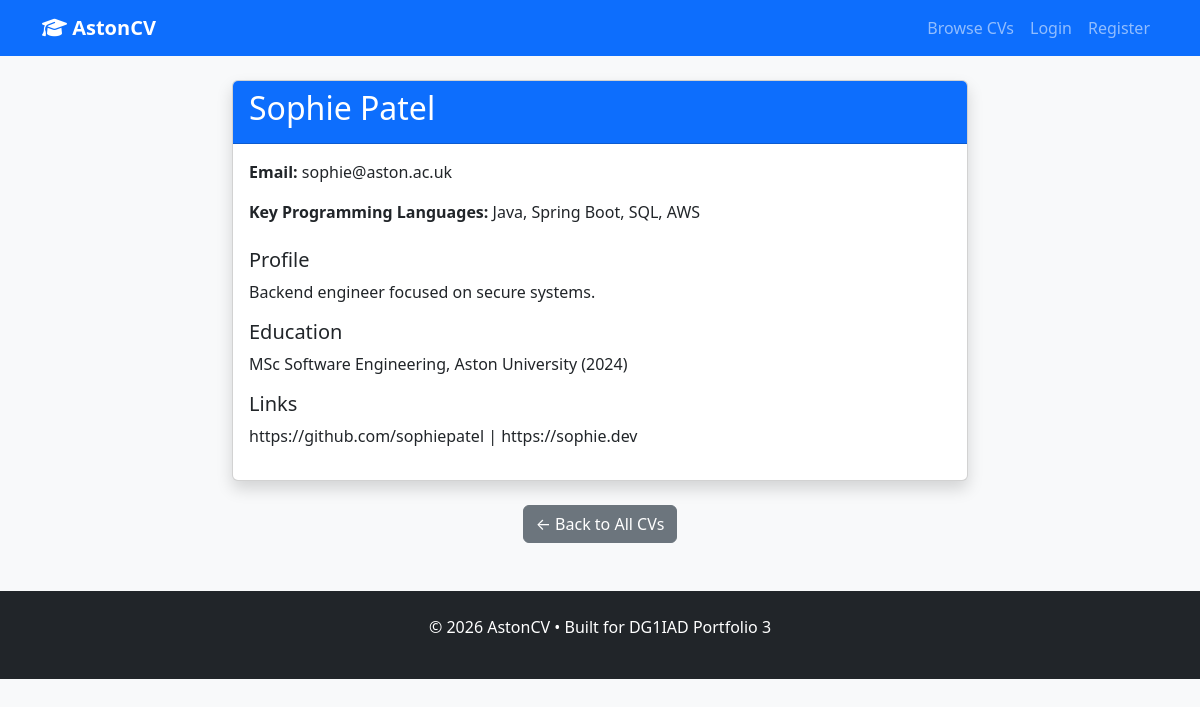
Screenshot of /view.php?id=2 with the database file from the repository.
### tables this page shows
CREATE TABLE IF NOT EXISTS `cvs` (
  `id` bigint(20) UNSIGNED NOT NULL AUTO_INCREMENT,
  `name` varchar(100) NOT NULL,
  `email` varchar(100) NOT NULL UNIQUE,
  `password` varchar(255) NOT NULL,
  `keyprogramming` varchar(255) DEFAULT NULL,
  `profile` varchar(500) DEFAULT NULL,
  `education` varchar(500) DEFAULT NULL,
  `URLlinks` varchar(500) DEFAULT NULL,
  PRIMARY KEY (`id`)
);

### view.php (the view, shortened to what this page needs)
<?php
require_once 'includes/header.php';
$id = (int)$_GET['id'];
$stmt = $pdo->prepare("SELECT * FROM cvs WHERE id = ?");
$stmt->execute([$id]);
$cv = $stmt->fetch();
?>
<div class="row justify-content-center">
    <div class="col-lg-8">
        <div class="card shadow">
            <div class="card-header bg-primary text-white">
                <h2><?= htmlspecialchars($cv['name']) ?></h2>
            </div>
            <div class="card-body">
                <p><strong>Email:</strong> <?= htmlspecialchars($cv['email']) ?></p>
                <p><strong>Key Programming Languages:</strong> <?= htmlspecialchars($cv['keyprogramming'] ?? 'Not specified') ?></p>
                <h5 class="mt-4">Profile</h5>
                <p><?= nl2br(htmlspecialchars($cv['profile'] ?? 'No profile added yet')) ?></p>
                <h5>Education</h5>
                <p><?= nl2br(htmlspecialchars($cv['education'] ?? 'Not provided')) ?></p>
                <h5>Links</h5>
                <p><?= nl2br(htmlspecialchars($cv['URLlinks'] ?? 'No links provided')) ?></p>
            </div>
        </div>
        <div class="text-center mt-4">
            <a href="index.php" class="btn btn-secondary">← Back to All CVs</a>
        </div>
    </div>
</div>
<?php require_once 'includes/footer.php'; ?>

### includes/header.php (style rules this page uses)
body { background-color: #f8f9fa; }

### rows the page displays
cvs: name "Sophie Patel", email "sophie@aston.ac.uk", keyprogramming "Java, Spring Boot, SQL, AWS", profile "Backend engineer focused on secure systems.", education "MSc Software Engineering, Aston University (2024)", URLlinks "https://github.com/sophiepatel | https://sophie.dev"
